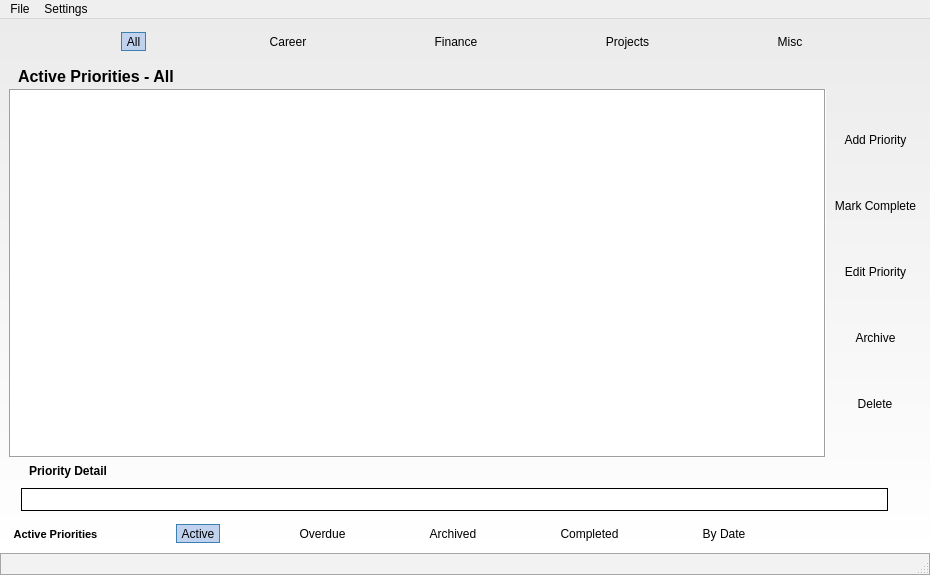
<?xml version="1.0" encoding="UTF-8"?>
<ui version="4.0">
 <class>MainWindow</class>
 <widget class="QMainWindow" name="MainWindow">
  <property name="geometry">
   <rect>
    <x>0</x>
    <y>0</y>
    <width>930</width>
    <height>575</height>
   </rect>
  </property>
  <property name="sizePolicy">
   <sizepolicy hsizetype="Expanding" vsizetype="Expanding">
    <horstretch>0</horstretch>
    <verstretch>0</verstretch>
   </sizepolicy>
  </property>
  <property name="windowTitle">
   <string>Priority Manager</string>
  </property>
  <property name="windowIcon">
   <iconset resource="icons/icons.qrc">
    <normaloff>:/bingen.png</normaloff>:/bingen.png</iconset>
  </property>
  <property name="styleSheet">
   <string notr="true">#centralwidget {
	background-color: qlineargradient(spread:pad, x1:1, y1:1, x2:1, y2:0, stop:0 rgba(255, 255, 255, 255), stop:1 rgba(235, 235, 235, 255));
	border-bottom: none;
}

QToolButton {
    background-color: transparent;
    border: none;
}

QToolButton:checked, QToolButton:pressed {
    background-color: rgb(193, 210, 238);
    border: 1px solid rgb(60, 127, 177);
}

QToolButton:hover {
    background-color: rgb(224, 232, 246);
}

QToolButton::checked:hover {
    background-color: rgb(193, 210, 238);
}</string>
  </property>
  <widget class="QWidget" name="centralwidget">
   <layout class="QVBoxLayout" name="verticalLayout">
    <item>
     <widget class="QFrame" name="category_filter_frame">
      <property name="sizePolicy">
       <sizepolicy hsizetype="Expanding" vsizetype="Preferred">
        <horstretch>0</horstretch>
        <verstretch>0</verstretch>
       </sizepolicy>
      </property>
      <property name="lineWidth">
       <number>0</number>
      </property>
      <layout class="QHBoxLayout" name="category_filter_frame_layout">
       <property name="spacing">
        <number>7</number>
       </property>
       <property name="leftMargin">
        <number>0</number>
       </property>
       <property name="topMargin">
        <number>4</number>
       </property>
       <property name="rightMargin">
        <number>0</number>
       </property>
       <property name="bottomMargin">
        <number>4</number>
       </property>
       <item>
        <widget class="QToolButton" name="All">
         <property name="statusTip">
          <string>Include all priority categories</string>
         </property>
         <property name="text">
          <string>All</string>
         </property>
         <property name="icon">
          <iconset resource="icons/icons.qrc">
           <normaloff>:/Refresh.png</normaloff>:/Refresh.png</iconset>
         </property>
         <property name="iconSize">
          <size>
           <width>30</width>
           <height>30</height>
          </size>
         </property>
         <property name="checkable">
          <bool>true</bool>
         </property>
         <property name="checked">
          <bool>true</bool>
         </property>
         <property name="autoExclusive">
          <bool>true</bool>
         </property>
         <property name="toolButtonStyle">
          <enum>Qt::ToolButtonTextBesideIcon</enum>
         </property>
        </widget>
       </item>
       <item>
        <widget class="QToolButton" name="Career">
         <property name="statusTip">
          <string>View career priorities</string>
         </property>
         <property name="text">
          <string>Career</string>
         </property>
         <property name="icon">
          <iconset resource="icons/icons.qrc">
           <normaloff>:/Career.png</normaloff>:/Career.png</iconset>
         </property>
         <property name="iconSize">
          <size>
           <width>35</width>
           <height>35</height>
          </size>
         </property>
         <property name="checkable">
          <bool>true</bool>
         </property>
         <property name="autoExclusive">
          <bool>true</bool>
         </property>
         <property name="toolButtonStyle">
          <enum>Qt::ToolButtonTextBesideIcon</enum>
         </property>
        </widget>
       </item>
       <item>
        <widget class="QToolButton" name="Finance">
         <property name="statusTip">
          <string>View financial priorities</string>
         </property>
         <property name="text">
          <string>Finance</string>
         </property>
         <property name="icon">
          <iconset resource="icons/icons.qrc">
           <normaloff>:/Finance.png</normaloff>:/Finance.png</iconset>
         </property>
         <property name="iconSize">
          <size>
           <width>35</width>
           <height>35</height>
          </size>
         </property>
         <property name="checkable">
          <bool>true</bool>
         </property>
         <property name="autoExclusive">
          <bool>true</bool>
         </property>
         <property name="toolButtonStyle">
          <enum>Qt::ToolButtonTextBesideIcon</enum>
         </property>
        </widget>
       </item>
       <item>
        <widget class="QToolButton" name="Projects">
         <property name="statusTip">
          <string>View project priorities</string>
         </property>
         <property name="accessibleName">
          <string>projects_icon</string>
         </property>
         <property name="text">
          <string>Projects</string>
         </property>
         <property name="icon">
          <iconset resource="icons/icons.qrc">
           <normaloff>:/Project.png</normaloff>:/Project.png</iconset>
         </property>
         <property name="iconSize">
          <size>
           <width>35</width>
           <height>35</height>
          </size>
         </property>
         <property name="checkable">
          <bool>true</bool>
         </property>
         <property name="autoExclusive">
          <bool>true</bool>
         </property>
         <property name="toolButtonStyle">
          <enum>Qt::ToolButtonTextBesideIcon</enum>
         </property>
        </widget>
       </item>
       <item>
        <widget class="QToolButton" name="Misc">
         <property name="statusTip">
          <string>Miscellaneous priorities</string>
         </property>
         <property name="text">
          <string>Misc</string>
         </property>
         <property name="icon">
          <iconset resource="icons/icons.qrc">
           <normaloff>:/Misc.png</normaloff>:/Misc.png</iconset>
         </property>
         <property name="iconSize">
          <size>
           <width>30</width>
           <height>30</height>
          </size>
         </property>
         <property name="checkable">
          <bool>true</bool>
         </property>
         <property name="autoExclusive">
          <bool>true</bool>
         </property>
         <property name="toolButtonStyle">
          <enum>Qt::ToolButtonTextBesideIcon</enum>
         </property>
        </widget>
       </item>
      </layout>
     </widget>
    </item>
    <item>
     <widget class="QFrame" name="priority_view_outer_frame">
      <property name="sizePolicy">
       <sizepolicy hsizetype="Preferred" vsizetype="MinimumExpanding">
        <horstretch>0</horstretch>
        <verstretch>0</verstretch>
       </sizepolicy>
      </property>
      <property name="font">
       <font>
        <pointsize>12</pointsize>
        <weight>75</weight>
        <bold>true</bold>
       </font>
      </property>
      <property name="autoFillBackground">
       <bool>false</bool>
      </property>
      <property name="styleSheet">
       <string notr="true"/>
      </property>
      <layout class="QVBoxLayout" name="priority_view_v_layout" stretch="0,0">
       <property name="spacing">
        <number>0</number>
       </property>
       <property name="leftMargin">
        <number>0</number>
       </property>
       <property name="topMargin">
        <number>6</number>
       </property>
       <property name="rightMargin">
        <number>0</number>
       </property>
       <property name="bottomMargin">
        <number>0</number>
       </property>
       <item>
        <widget class="QLabel" name="priority_view_title">
         <property name="sizePolicy">
          <sizepolicy hsizetype="Preferred" vsizetype="Maximum">
           <horstretch>0</horstretch>
           <verstretch>0</verstretch>
          </sizepolicy>
         </property>
         <property name="font">
          <font>
           <pointsize>12</pointsize>
           <weight>75</weight>
           <bold>true</bold>
          </font>
         </property>
         <property name="styleSheet">
          <string notr="true">QLabel {
margin-left: 5px;
margin-bottom: 3px;
}</string>
         </property>
         <property name="text">
          <string>Active Priorities - All</string>
         </property>
        </widget>
       </item>
       <item>
        <layout class="QHBoxLayout" name="priority_view_h_layout">
         <item>
          <widget class="QTableView" name="priority_view">
           <property name="sizePolicy">
            <sizepolicy hsizetype="Preferred" vsizetype="Preferred">
             <horstretch>0</horstretch>
             <verstretch>0</verstretch>
            </sizepolicy>
           </property>
           <property name="minimumSize">
            <size>
             <width>0</width>
             <height>0</height>
            </size>
           </property>
           <property name="frameShape">
            <enum>QFrame::Box</enum>
           </property>
           <property name="verticalScrollBarPolicy">
            <enum>Qt::ScrollBarAsNeeded</enum>
           </property>
           <property name="horizontalScrollBarPolicy">
            <enum>Qt::ScrollBarAlwaysOff</enum>
           </property>
           <property name="sizeAdjustPolicy">
            <enum>QAbstractScrollArea::AdjustIgnored</enum>
           </property>
           <property name="autoScroll">
            <bool>false</bool>
           </property>
           <property name="autoScrollMargin">
            <number>0</number>
           </property>
           <property name="alternatingRowColors">
            <bool>true</bool>
           </property>
           <property name="selectionMode">
            <enum>QAbstractItemView::SingleSelection</enum>
           </property>
           <property name="selectionBehavior">
            <enum>QAbstractItemView::SelectRows</enum>
           </property>
           <property name="verticalScrollMode">
            <enum>QAbstractItemView::ScrollPerItem</enum>
           </property>
           <property name="horizontalScrollMode">
            <enum>QAbstractItemView::ScrollPerPixel</enum>
           </property>
           <property name="sortingEnabled">
            <bool>true</bool>
           </property>
           <attribute name="horizontalHeaderShowSortIndicator" stdset="0">
            <bool>false</bool>
           </attribute>
          </widget>
         </item>
         <item>
          <widget class="QFrame" name="action_icon_frame">
           <property name="sizePolicy">
            <sizepolicy hsizetype="Fixed" vsizetype="Preferred">
             <horstretch>0</horstretch>
             <verstretch>0</verstretch>
            </sizepolicy>
           </property>
           <layout class="QVBoxLayout" name="db_frame_btn_v_layout">
            <property name="spacing">
             <number>7</number>
            </property>
            <property name="leftMargin">
             <number>4</number>
            </property>
            <property name="topMargin">
             <number>0</number>
            </property>
            <property name="rightMargin">
             <number>0</number>
            </property>
            <property name="bottomMargin">
             <number>0</number>
            </property>
            <item alignment="Qt::AlignHCenter">
             <widget class="QToolButton" name="AddPriority">
              <property name="toolTip">
               <string>Add new priority</string>
              </property>
              <property name="toolTipDuration">
               <number>0</number>
              </property>
              <property name="statusTip">
               <string>Add new priority</string>
              </property>
              <property name="text">
               <string>Add Priority</string>
              </property>
              <property name="icon">
               <iconset resource="icons/icons.qrc">
                <normaloff>:/AddPriority.png</normaloff>:/AddPriority.png</iconset>
              </property>
              <property name="iconSize">
               <size>
                <width>30</width>
                <height>30</height>
               </size>
              </property>
              <property name="toolButtonStyle">
               <enum>Qt::ToolButtonIconOnly</enum>
              </property>
             </widget>
            </item>
            <item alignment="Qt::AlignHCenter">
             <widget class="QToolButton" name="MarkComplete">
              <property name="toolTip">
               <string>Mark complete</string>
              </property>
              <property name="toolTipDuration">
               <number>0</number>
              </property>
              <property name="statusTip">
               <string>Mark complete</string>
              </property>
              <property name="text">
               <string>Mark Complete</string>
              </property>
              <property name="icon">
               <iconset resource="icons/icons.qrc">
                <normaloff>:/MarkComplete.png</normaloff>:/MarkComplete.png</iconset>
              </property>
              <property name="iconSize">
               <size>
                <width>30</width>
                <height>30</height>
               </size>
              </property>
              <property name="toolButtonStyle">
               <enum>Qt::ToolButtonIconOnly</enum>
              </property>
             </widget>
            </item>
            <item alignment="Qt::AlignHCenter">
             <widget class="QToolButton" name="EditPriority">
              <property name="toolTip">
               <string>Edit priority</string>
              </property>
              <property name="toolTipDuration">
               <number>0</number>
              </property>
              <property name="statusTip">
               <string>Edit priority</string>
              </property>
              <property name="text">
               <string>Edit Priority</string>
              </property>
              <property name="icon">
               <iconset resource="icons/icons.qrc">
                <normaloff>:/EditPriority.png</normaloff>:/EditPriority.png</iconset>
              </property>
              <property name="iconSize">
               <size>
                <width>30</width>
                <height>30</height>
               </size>
              </property>
              <property name="toolButtonStyle">
               <enum>Qt::ToolButtonIconOnly</enum>
              </property>
             </widget>
            </item>
            <item alignment="Qt::AlignHCenter">
             <widget class="QToolButton" name="ArchivePriority">
              <property name="toolTip">
               <string>Archive priority</string>
              </property>
              <property name="toolTipDuration">
               <number>0</number>
              </property>
              <property name="statusTip">
               <string>Archive priority</string>
              </property>
              <property name="text">
               <string>Archive</string>
              </property>
              <property name="icon">
               <iconset resource="icons/icons.qrc">
                <normaloff>:/ArchivePriority1.png</normaloff>:/ArchivePriority1.png</iconset>
              </property>
              <property name="iconSize">
               <size>
                <width>30</width>
                <height>30</height>
               </size>
              </property>
              <property name="toolButtonStyle">
               <enum>Qt::ToolButtonIconOnly</enum>
              </property>
             </widget>
            </item>
            <item alignment="Qt::AlignHCenter">
             <widget class="QToolButton" name="DeletePriority">
              <property name="toolTip">
               <string>Delete priority</string>
              </property>
              <property name="toolTipDuration">
               <number>0</number>
              </property>
              <property name="statusTip">
               <string>Delete priority</string>
              </property>
              <property name="text">
               <string>Delete</string>
              </property>
              <property name="icon">
               <iconset resource="icons/icons.qrc">
                <normaloff>:/DeletePriority.png</normaloff>:/DeletePriority.png</iconset>
              </property>
              <property name="iconSize">
               <size>
                <width>30</width>
                <height>30</height>
               </size>
              </property>
              <property name="toolButtonStyle">
               <enum>Qt::ToolButtonIconOnly</enum>
              </property>
             </widget>
            </item>
           </layout>
          </widget>
         </item>
        </layout>
       </item>
      </layout>
     </widget>
    </item>
    <item>
     <widget class="QGroupBox" name="detail_view_group_box">
      <property name="sizePolicy">
       <sizepolicy hsizetype="Preferred" vsizetype="Maximum">
        <horstretch>0</horstretch>
        <verstretch>0</verstretch>
       </sizepolicy>
      </property>
      <property name="maximumSize">
       <size>
        <width>16777215</width>
        <height>50</height>
       </size>
      </property>
      <property name="font">
       <font>
        <pointsize>9</pointsize>
        <weight>75</weight>
        <bold>true</bold>
       </font>
      </property>
      <property name="styleSheet">
       <string notr="true">QGroupBox {
    border: none;
    margin-top: 1em;
}

QGroupBox::title {
    subcontrol-origin: margin;
    left: 18px;
}</string>
      </property>
      <property name="title">
       <string>Priority Detail</string>
      </property>
      <layout class="QHBoxLayout" name="detail_view_h_layout">
       <property name="topMargin">
        <number>4</number>
       </property>
       <property name="rightMargin">
        <number>30</number>
       </property>
       <property name="bottomMargin">
        <number>0</number>
       </property>
       <item>
        <widget class="QTableView" name="detail_view">
         <property name="sizePolicy">
          <sizepolicy hsizetype="Preferred" vsizetype="Maximum">
           <horstretch>0</horstretch>
           <verstretch>0</verstretch>
          </sizepolicy>
         </property>
         <property name="maximumSize">
          <size>
           <width>16777215</width>
           <height>30</height>
          </size>
         </property>
         <property name="frameShape">
          <enum>QFrame::Box</enum>
         </property>
         <property name="frameShadow">
          <enum>QFrame::Plain</enum>
         </property>
         <property name="verticalScrollBarPolicy">
          <enum>Qt::ScrollBarAlwaysOff</enum>
         </property>
         <property name="horizontalScrollBarPolicy">
          <enum>Qt::ScrollBarAlwaysOff</enum>
         </property>
         <property name="autoScrollMargin">
          <number>0</number>
         </property>
         <property name="alternatingRowColors">
          <bool>true</bool>
         </property>
         <property name="selectionMode">
          <enum>QAbstractItemView::SingleSelection</enum>
         </property>
         <property name="selectionBehavior">
          <enum>QAbstractItemView::SelectRows</enum>
         </property>
         <property name="horizontalScrollMode">
          <enum>QAbstractItemView::ScrollPerPixel</enum>
         </property>
         <attribute name="horizontalHeaderVisible">
          <bool>false</bool>
         </attribute>
         <attribute name="horizontalHeaderHighlightSections">
          <bool>false</bool>
         </attribute>
         <attribute name="horizontalHeaderStretchLastSection">
          <bool>true</bool>
         </attribute>
         <attribute name="verticalHeaderVisible">
          <bool>false</bool>
         </attribute>
        </widget>
       </item>
      </layout>
     </widget>
    </item>
    <item>
     <layout class="QHBoxLayout" name="perspective_filter_h_layout">
      <property name="topMargin">
       <number>4</number>
      </property>
      <item alignment="Qt::AlignLeft">
       <widget class="QToolButton" name="PerspectiveToolButton">
        <property name="sizePolicy">
         <sizepolicy hsizetype="Fixed" vsizetype="Preferred">
          <horstretch>0</horstretch>
          <verstretch>0</verstretch>
         </sizepolicy>
        </property>
        <property name="font">
         <font>
          <pointsize>8</pointsize>
          <weight>75</weight>
          <bold>true</bold>
         </font>
        </property>
        <property name="styleSheet">
         <string notr="true">#PerspectiveToolButton::checked {

}</string>
        </property>
        <property name="text">
         <string>Active Priorities</string>
        </property>
        <property name="icon">
         <iconset resource="icons/icons.qrc">
          <normaloff>:/Active.png</normaloff>:/Active.png</iconset>
        </property>
        <property name="iconSize">
         <size>
          <width>35</width>
          <height>35</height>
         </size>
        </property>
        <property name="checkable">
         <bool>false</bool>
        </property>
        <property name="popupMode">
         <enum>QToolButton::DelayedPopup</enum>
        </property>
        <property name="toolButtonStyle">
         <enum>Qt::ToolButtonTextUnderIcon</enum>
        </property>
        <property name="autoRaise">
         <bool>true</bool>
        </property>
       </widget>
      </item>
      <item>
       <widget class="QFrame" name="perspective_filter_frame">
        <property name="sizePolicy">
         <sizepolicy hsizetype="Expanding" vsizetype="Preferred">
          <horstretch>0</horstretch>
          <verstretch>0</verstretch>
         </sizepolicy>
        </property>
        <property name="lineWidth">
         <number>0</number>
        </property>
        <layout class="QHBoxLayout" name="perspective_filter_frame_layout">
         <property name="spacing">
          <number>7</number>
         </property>
         <property name="leftMargin">
          <number>0</number>
         </property>
         <property name="topMargin">
          <number>0</number>
         </property>
         <property name="rightMargin">
          <number>0</number>
         </property>
         <property name="bottomMargin">
          <number>0</number>
         </property>
         <item>
          <widget class="QToolButton" name="Active">
           <property name="statusTip">
            <string>View active and overdue</string>
           </property>
           <property name="text">
            <string>Active</string>
           </property>
           <property name="icon">
            <iconset resource="icons/icons.qrc">
             <normaloff>:/Active.png</normaloff>:/Active.png</iconset>
           </property>
           <property name="iconSize">
            <size>
             <width>30</width>
             <height>30</height>
            </size>
           </property>
           <property name="checkable">
            <bool>true</bool>
           </property>
           <property name="checked">
            <bool>true</bool>
           </property>
           <property name="autoExclusive">
            <bool>true</bool>
           </property>
           <property name="toolButtonStyle">
            <enum>Qt::ToolButtonTextBesideIcon</enum>
           </property>
          </widget>
         </item>
         <item>
          <widget class="QToolButton" name="Overdue">
           <property name="statusTip">
            <string>View overdue priorities</string>
           </property>
           <property name="text">
            <string>Overdue</string>
           </property>
           <property name="icon">
            <iconset resource="icons/icons.qrc">
             <normaloff>:/Overdue.png</normaloff>:/Overdue.png</iconset>
           </property>
           <property name="iconSize">
            <size>
             <width>35</width>
             <height>35</height>
            </size>
           </property>
           <property name="checkable">
            <bool>true</bool>
           </property>
           <property name="autoExclusive">
            <bool>true</bool>
           </property>
           <property name="toolButtonStyle">
            <enum>Qt::ToolButtonTextBesideIcon</enum>
           </property>
          </widget>
         </item>
         <item>
          <widget class="QToolButton" name="Archived">
           <property name="statusTip">
            <string>View archived priorities</string>
           </property>
           <property name="text">
            <string>Archived</string>
           </property>
           <property name="icon">
            <iconset resource="icons/icons.qrc">
             <normaloff>:/Archived.png</normaloff>:/Archived.png</iconset>
           </property>
           <property name="iconSize">
            <size>
             <width>30</width>
             <height>30</height>
            </size>
           </property>
           <property name="checkable">
            <bool>true</bool>
           </property>
           <property name="autoExclusive">
            <bool>true</bool>
           </property>
           <property name="toolButtonStyle">
            <enum>Qt::ToolButtonTextBesideIcon</enum>
           </property>
          </widget>
         </item>
         <item>
          <widget class="QToolButton" name="Completed">
           <property name="statusTip">
            <string>View completed priorities</string>
           </property>
           <property name="text">
            <string>Completed</string>
           </property>
           <property name="icon">
            <iconset resource="icons/icons.qrc">
             <normaloff>:/Completed.png</normaloff>:/Completed.png</iconset>
           </property>
           <property name="iconSize">
            <size>
             <width>30</width>
             <height>30</height>
            </size>
           </property>
           <property name="checkable">
            <bool>true</bool>
           </property>
           <property name="autoExclusive">
            <bool>true</bool>
           </property>
           <property name="toolButtonStyle">
            <enum>Qt::ToolButtonTextBesideIcon</enum>
           </property>
          </widget>
         </item>
         <item>
          <widget class="QToolButton" name="ByDate">
           <property name="statusTip">
            <string>All statuses by date added</string>
           </property>
           <property name="text">
            <string>By Date</string>
           </property>
           <property name="icon">
            <iconset resource="icons/icons.qrc">
             <normaloff>:/ByDate.png</normaloff>:/ByDate.png</iconset>
           </property>
           <property name="iconSize">
            <size>
             <width>30</width>
             <height>30</height>
            </size>
           </property>
           <property name="checkable">
            <bool>true</bool>
           </property>
           <property name="autoExclusive">
            <bool>true</bool>
           </property>
           <property name="toolButtonStyle">
            <enum>Qt::ToolButtonTextBesideIcon</enum>
           </property>
          </widget>
         </item>
         <item>
          <spacer name="status_filter_spacer">
           <property name="orientation">
            <enum>Qt::Horizontal</enum>
           </property>
           <property name="sizeType">
            <enum>QSizePolicy::Maximum</enum>
           </property>
           <property name="sizeHint" stdset="0">
            <size>
             <width>100</width>
             <height>20</height>
            </size>
           </property>
          </spacer>
         </item>
        </layout>
       </widget>
      </item>
     </layout>
    </item>
   </layout>
  </widget>
  <widget class="QMenuBar" name="menubar">
   <property name="geometry">
    <rect>
     <x>0</x>
     <y>0</y>
     <width>930</width>
     <height>26</height>
    </rect>
   </property>
   <widget class="QMenu" name="menuFile">
    <property name="title">
     <string>File</string>
    </property>
    <addaction name="actionExit"/>
   </widget>
   <widget class="QMenu" name="menuSettings">
    <property name="title">
     <string>Settings</string>
    </property>
    <addaction name="actionPreferences"/>
   </widget>
   <addaction name="menuFile"/>
   <addaction name="menuSettings"/>
  </widget>
  <widget class="QStatusBar" name="status_bar">
   <property name="styleSheet">
    <string notr="true">QStatusBar {
 border: 1px solid #a6a6a6;
background: #f2f2f2;
}

QStatusBar QLabel {
    border: 1px gray;
}</string>
   </property>
   <property name="sizeGripEnabled">
    <bool>true</bool>
   </property>
  </widget>
  <action name="actionExit">
   <property name="text">
    <string>Exit</string>
   </property>
  </action>
  <action name="actionPreferences">
   <property name="text">
    <string>Preferences</string>
   </property>
   <property name="menuRole">
    <enum>QAction::PreferencesRole</enum>
   </property>
  </action>
 </widget>
 <resources>
  <include location="icons/icons.qrc"/>
 </resources>
 <connections/>
</ui>
